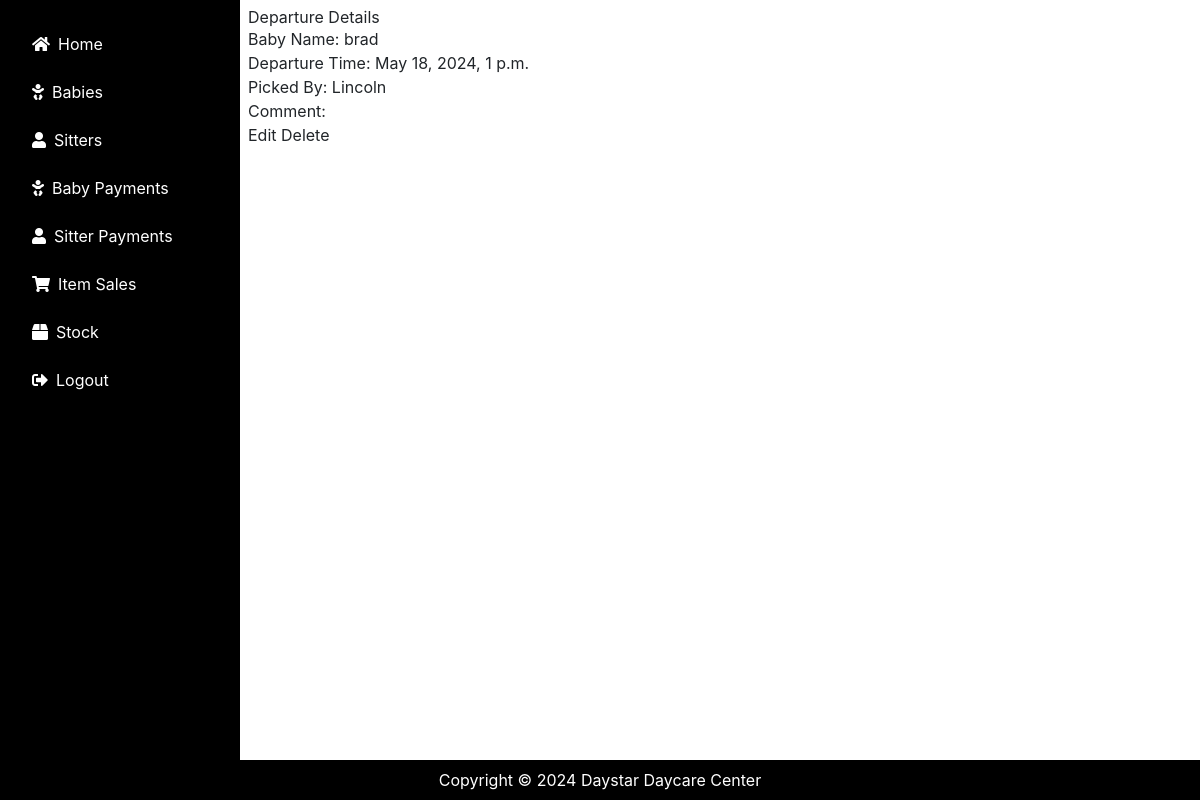
Page /departures/2/ on the committed database.
### daycare/models.py (models this page shows, shortened)
class Departure(models.Model):
    b_name = models.ForeignKey(Baby,on_delete=models.CASCADE)
    departure_time = models.DateTimeField()
    picked_by = models.CharField(max_length=100)
    comment = models.TextField(blank=True)
    timed_at = models.DateTimeField(auto_now_add=True)

class Baby(models.Model):
    GENDER = {
        ('M', 'Male'),
        ('F', 'Female')
    }
    b_name = models.CharField(max_length=20)
    gender = models.CharField(max_length=10, choices=GENDER)
    age = models.CharField(max_length=10)
    location = models.CharField(max_length=15, default='')
    parents_names = models.CharField(max_length=15)
    fee_in_SHS = models.IntegerField()
    assigned_to = models.ForeignKey(Sitterattendance, on_delete=models.CASCADE)
    period_of_stay = models.ForeignKey(Staytype, on_delete=models.CASCADE)
    brought_by = models.CharField(max_length=200)
    baby_number = models.CharField(max_length=200, unique=True,blank=False, null=True)
    time_in = models.DateTimeField()
    def __str__(self):
        return self.b_name

### daycare/views.py (the view)
# urls.py: path('departures/<int:departure_id>/', views.view_departure, name='view_departure'),
def view_departure(request, departure_id):
    departure = get_object_or_404(Departure, pk=departure_id)
    return render(request, 'daycare/departure_detail.html', {'departure': departure})

### daycare/templates/daycare/departure_detail.html (shortened to what this page needs)
{% extends 'daycare/base.html' %}
{% block content %}
<!DOCTYPE html>
<html>
<head>
</head>
<body>
    <h1>Departure Details</h1>
    <p>Baby Name: {{ departure.b_name }}</p>
    <p>Departure Time: {{ departure.departure_time }}</p>
    <p>Picked By: {{ departure.picked_by }}</p>
    <p>Comment: {{ departure.comment }}</p>
    <a href="{% url 'edit_departure' departure.id %}">Edit</a>
    <a href="{% url 'delete_departure' departure.id %}">Delete</a>
</body>
</html>
{% endblock content %}

### rows in the picture
Departure: b_name "brad", departure_time "May 18, 2024, 1 p.m.", picked_by "Lincoln"
